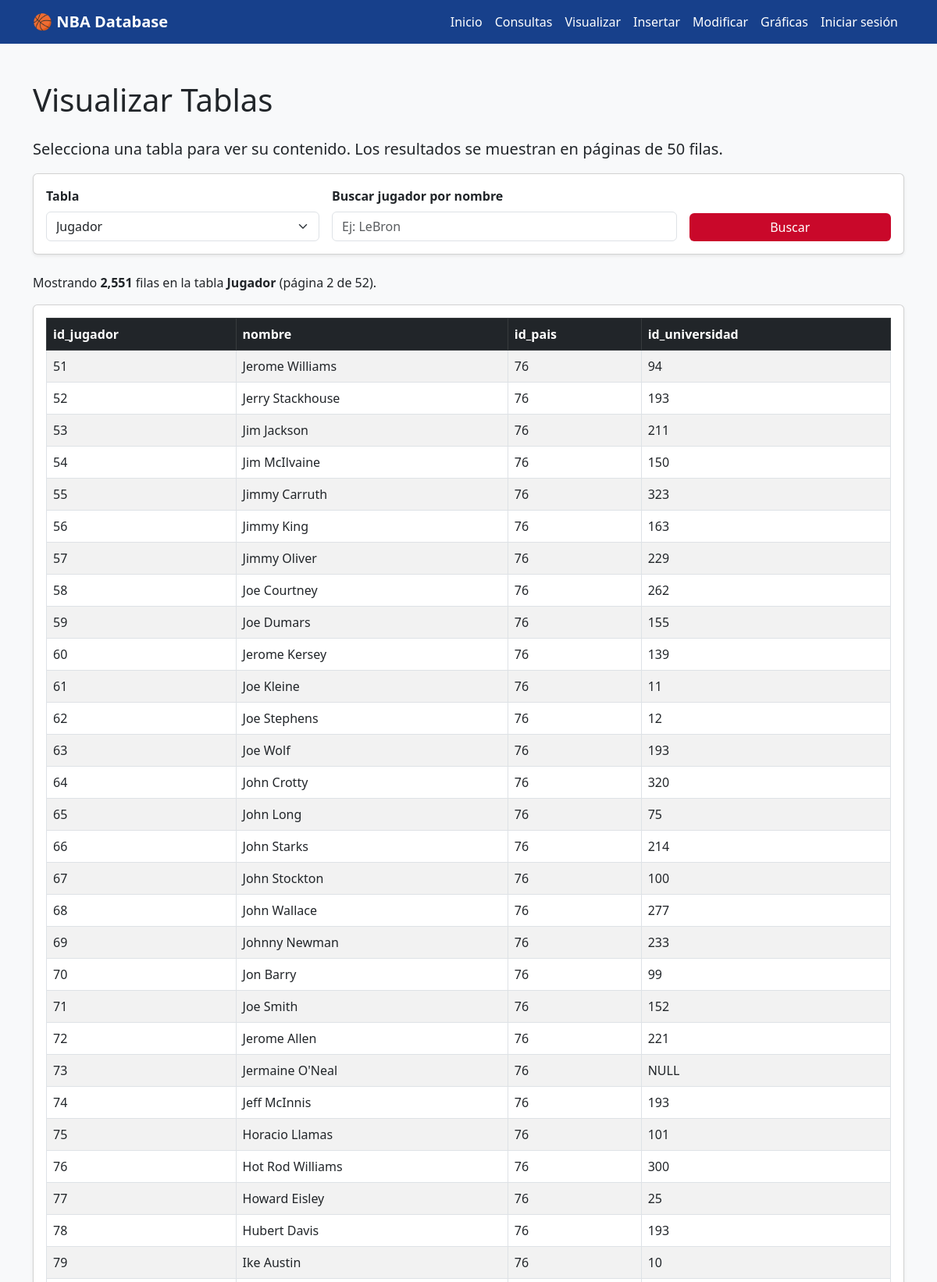
Screenshot of /visualizar.php?tabla=Jugador&pagina=2 (upper part) with the database file from the repository.
### tables this page shows
CREATE TABLE Jugador (
    id_jugador      INT AUTO_INCREMENT PRIMARY KEY,
    nombre          VARCHAR(100) NOT NULL,
    id_pais         INT NOT NULL,
    id_universidad  INT NULL,
    FOREIGN KEY (id_pais)        REFERENCES Pais(id_pais),
    FOREIGN KEY (id_universidad) REFERENCES Universidad(id_universidad)
);

### web/visualizar.php (the view, shortened to what this page needs)
<?php
require 'config.php';
$tablas_disponibles = [
    'Pais', 'Universidad', 'Equipo', 'Temporada',
    'Jugador', 'JugadorDrafteado', 'JugadorNoDrafteado',
    'EstadisticasTemporada', 'EstadisticasAvanzadas'
];
$tabla = $_GET['tabla'] ?? 'Jugador';
$busqueda = trim($_GET['busqueda'] ?? '');
$por_pagina = 50;
$pagina = max(1, (int)($_GET['pagina'] ?? 1));
$offset = ($pagina - 1) * $por_pagina;
$where = '';
$res_count = $conn->query("SELECT COUNT(*) AS total FROM $tabla $where");
$total_filas = $res_count->fetch_assoc()['total'];
$total_paginas = max(1, (int)ceil($total_filas / $por_pagina));
$sql = "SELECT * FROM $tabla $where LIMIT $por_pagina OFFSET $offset";
$resultado = $conn->query($sql);
?>
<!DOCTYPE html>
<html lang="es">
<head>
    <link href="https://cdn.jsdelivr.net/npm/bootstrap@5.3.0/dist/css/bootstrap.min.css" rel="stylesheet">
</head>
<body>
<nav class="navbar navbar-expand-lg navbar-nba">
    <div class="container">
        <a class="navbar-brand fw-bold" href="index.php">🏀 NBA Database</a>
        <div class="collapse navbar-collapse">
            <ul class="navbar-nav ms-auto">
                <li class="nav-item"><a class="nav-link" href="index.php">Inicio</a></li>
                <li class="nav-item"><a class="nav-link" href="queries.php">Consultas</a></li>
                <li class="nav-item"><a class="nav-link" href="visualizar.php">Visualizar</a></li>
                <li class="nav-item"><a class="nav-link" href="insertar.php">Insertar</a></li>
                <li class="nav-item"><a class="nav-link" href="modificar.php">Modificar</a></li>
                <li class="nav-item"><a class="nav-link" href="graficas.php">Gráficas</a></li>
                <?php if (isset($_SESSION['usuario'])): ?>
                    <li class="nav-item"><span class="nav-link">👤 <?= htmlspecialchars($_SESSION['usuario']) ?></span></li>
                    <li class="nav-item"><a class="nav-link" href="logout.php">Cerrar sesión</a></li>
                <?php else: ?>
                    <li class="nav-item"><a class="nav-link" href="login.php">Iniciar sesión</a></li>
                <?php endif; ?>
            </ul>
        </div>
    </div>
</nav>
<div class="container my-5">
    <h1 class="mb-4">Visualizar Tablas</h1>
    <p class="lead">Selecciona una tabla para ver su contenido. Los resultados se muestran en páginas de <?= $por_pagina ?> filas.</p>
    <div class="card shadow-sm mb-4">
        <div class="card-body">
            <form method="GET" class="row g-3 align-items-end">
                <div class="col-md-4">
                    <label class="form-label fw-bold">Tabla</label>
                    <select name="tabla" class="form-select" onchange="this.form.submit()">
                        <?php foreach ($tablas_disponibles as $t): ?>
                            <option value="<?= $t ?>" <?= ($t === $tabla) ? 'selected' : '' ?>><?= $t ?></option>
                        <?php endforeach; ?>
                    </select>
                </div>
                <?php if ($tabla === 'Jugador'): ?>
                <div class="col-md-5">
                    <label class="form-label fw-bold">Buscar jugador por nombre</label>
                    <input type="text" name="busqueda" class="form-control" value="<?= htmlspecialchars($busqueda) ?>" placeholder="Ej: LeBron">
                </div>
                <div class="col-md-3">
                    <button type="submit" class="btn btn-nba w-100">Buscar</button>
                </div>
                <?php endif; ?>
            </form>
        </div>
    </div>
    <p>Mostrando <strong><?= number_format($total_filas) ?></strong> filas en la tabla <strong><?= $tabla ?></strong>
       (página <?= $pagina ?> de <?= $total_paginas ?>).</p>
    <div class="card shadow-sm mb-4">
        <div class="card-body">
            <?php if ($resultado && $resultado->num_rows > 0): ?>
                <div class="table-responsive">
                    <table class="table table-striped table-hover table-bordered">
                        <thead class="table-dark">
                            <tr>
                                <?php while ($campo = $resultado->fetch_field()): ?>
                                    <th><?= htmlspecialchars($campo->name) ?></th>
                                <?php endwhile; ?>
                            </tr>
                        </thead>
                        <tbody>
                            <?php while ($fila = $resultado->fetch_assoc()): ?>
                                <tr>
                                    <?php foreach ($fila as $valor): ?>
                                        <td><?= htmlspecialchars($valor ?? 'NULL') ?></td>
                                    <?php endforeach; ?>
                                </tr>
                            <?php endwhile; ?>
                        </tbody>
                    </table>
                </div>
            <?php else: ?>
                <div class="alert alert-warning">No hay resultados para mostrar.</div>
            <?php endif; ?>
        </div>
    </div>
</div>
</body>
</html>

### web/visualizar.php (style rules this page uses)
body { background-color: #f8f9fa; }
.navbar-nba { background-color: #17408B; }
.navbar-nba .navbar-brand, .navbar-nba .nav-link { color: white; }
.btn-nba { background-color: #C9082A; color: white; border: none; }

### rows the page displays
jugador: id_jugador "51", nombre "Jerome Williams", id_pais "76", id_universidad "94"
jugador: id_jugador "52", nombre "Jerry Stackhouse", id_pais "76", id_universidad "193"
jugador: id_jugador "53", nombre "Jim Jackson", id_pais "76", id_universidad "211"
jugador: id_jugador "54", nombre "Jim McIlvaine", id_pais "76", id_universidad "150"
jugador: id_jugador "55", nombre "Jimmy Carruth", id_pais "76", id_universidad "323"
jugador: id_jugador "56", nombre "Jimmy King", id_pais "76", id_universidad "163"
jugador: id_jugador "57", nombre "Jimmy Oliver", id_pais "76", id_universidad "229"
jugador: id_jugador "58", nombre "Joe Courtney", id_pais "76", id_universidad "262"
jugador: id_jugador "59", nombre "Joe Dumars", id_pais "76", id_universidad "155"
jugador: id_jugador "60", nombre "Jerome Kersey", id_pais "76", id_universidad "139"
jugador: id_jugador "61", nombre "Joe Kleine", id_pais "76", id_universidad "11"
jugador: id_jugador "62", nombre "Joe Stephens", id_pais "76", id_universidad "12"
jugador: id_jugador "63", nombre "Joe Wolf", id_pais "76", id_universidad "193"
jugador: id_jugador "64", nombre "John Crotty", id_pais "76", id_universidad "320"
jugador: id_jugador "65", nombre "John Long", id_pais "76", id_universidad "75"
jugador: id_jugador "66", nombre "John Starks", id_pais "76", id_universidad "214"
jugador: id_jugador "67", nombre "John Stockton", id_pais "76", id_universidad "100"
jugador: id_jugador "68", nombre "John Wallace", id_pais "76", id_universidad "277"
jugador: id_jugador "69", nombre "Johnny Newman", id_pais "76", id_universidad "233"
jugador: id_jugador "70", nombre "Jon Barry", id_pais "76", id_universidad "99"
jugador: id_jugador "71", nombre "Joe Smith", id_pais "76", id_universidad "152"
jugador: id_jugador "72", nombre "Jerome Allen", id_pais "76", id_universidad "221"
jugador: id_jugador "73", nombre "Jermaine O'Neal", id_pais "76", valor "NULL"
jugador: id_jugador "74", nombre "Jeff McInnis", id_pais "76", id_universidad "193"
jugador: id_jugador "75", nombre "Horacio Llamas", id_pais "76", id_universidad "101"
jugador: valor "76", nombre "Hot Rod Williams", id_universidad "300"
jugador: id_jugador "77", nombre "Howard Eisley", id_pais "76", id_universidad "25"
jugador: id_jugador "78", nombre "Hubert Davis", id_pais "76", id_universidad "193"
jugador: id_jugador "79", nombre "Ike Austin", id_pais "76", id_universidad "10"

### other values shown
$por_pagina "50"
$total_filas "2,551"
$tabla "Jugador"
$pagina "2"
$total_paginas "52"
$campo->name "id_jugador"
$campo->name "nombre"
$campo->name "id_pais"
$campo->name "id_universidad"
form field tabla "Jugador"
